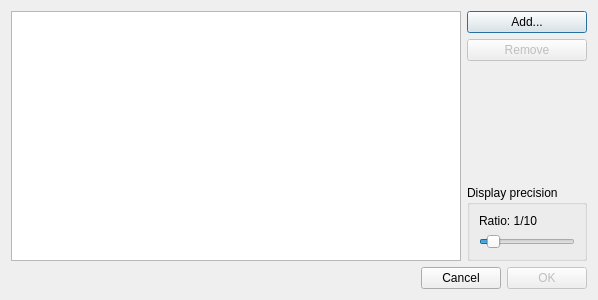
<?xml version="1.0" encoding="UTF-8"?>
<ui version="4.0">
 <class>LoadDialog</class>
 <widget class="QDialog" name="LoadDialog">
  <property name="geometry">
   <rect>
    <x>0</x>
    <y>0</y>
    <width>598</width>
    <height>300</height>
   </rect>
  </property>
  <property name="windowTitle">
   <string>Import selection</string>
  </property>
  <layout class="QVBoxLayout" name="verticalLayout_2">
   <item>
    <layout class="QHBoxLayout" name="horizontalLayout" stretch="1,0">
     <item>
      <widget class="QListWidget" name="tiffList"/>
     </item>
     <item>
      <layout class="QVBoxLayout" name="verticalLayout">
       <item>
        <widget class="QPushButton" name="addTIFF">
         <property name="text">
          <string>Add...</string>
         </property>
        </widget>
       </item>
       <item>
        <widget class="QPushButton" name="removeTIFF">
         <property name="enabled">
          <bool>false</bool>
         </property>
         <property name="text">
          <string>Remove</string>
         </property>
        </widget>
       </item>
       <item>
        <spacer name="verticalSpacer">
         <property name="orientation">
          <enum>Qt::Vertical</enum>
         </property>
         <property name="sizeHint" stdset="0">
          <size>
           <width>20</width>
           <height>40</height>
          </size>
         </property>
        </spacer>
       </item>
       <item>
        <widget class="QGroupBox" name="groupBox">
         <property name="title">
          <string>Display precision</string>
         </property>
         <layout class="QVBoxLayout" name="verticalLayout_3">
          <item>
           <widget class="QLabel" name="ratioLabel">
            <property name="text">
             <string>Ratio: 1/10</string>
            </property>
           </widget>
          </item>
          <item>
           <widget class="QSlider" name="ratioSlider">
            <property name="minimum">
             <number>1</number>
            </property>
            <property name="maximum">
             <number>99</number>
            </property>
            <property name="value">
             <number>10</number>
            </property>
            <property name="orientation">
             <enum>Qt::Horizontal</enum>
            </property>
           </widget>
          </item>
         </layout>
        </widget>
       </item>
      </layout>
     </item>
    </layout>
   </item>
   <item>
    <layout class="QHBoxLayout" name="horizontalLayout_2">
     <item>
      <spacer name="horizontalSpacer">
       <property name="orientation">
        <enum>Qt::Horizontal</enum>
       </property>
       <property name="sizeHint" stdset="0">
        <size>
         <width>40</width>
         <height>20</height>
        </size>
       </property>
      </spacer>
     </item>
     <item>
      <widget class="QPushButton" name="cancel">
       <property name="text">
        <string>Cancel</string>
       </property>
      </widget>
     </item>
     <item>
      <widget class="QPushButton" name="validate">
       <property name="enabled">
        <bool>false</bool>
       </property>
       <property name="text">
        <string>OK</string>
       </property>
      </widget>
     </item>
    </layout>
   </item>
  </layout>
 </widget>
 <resources/>
 <connections/>
</ui>
